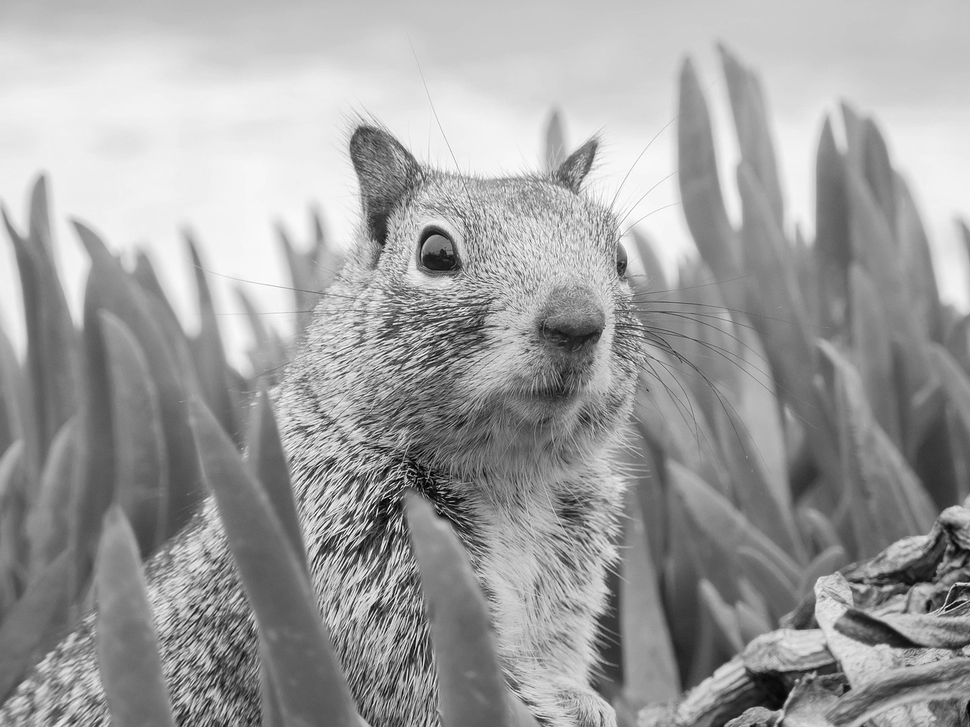
#> input picture LV5/example_grayscale.png, 970 x 727 px, shrunk from 1280 x 960 before the run
$ python zad4.py
#> lines starting #> are read from the running program, lines starting #| are printed output that depends on the picture
# Primijenite scikit-learn kmeans metodu za kvantizaciju boje na slici. Proučite kod 5.2. iz priloga vježbe te ga primijenite
# za kvantizaciju boje na slici example_grayscale.png koja dolazi kao prilog ovoj vježbi. Mijenjajte broj klastera.
# Što primjećujete? Izračunajte kolika se kompresija ove slike može postići ako se koristi 10 klastera.
# Pomoću sljedećeg koda možete učitati sliku:
#
# import matplotlib.image as mpimg
#
# imageNew = mpimg.imread('example_grayscale.png')

import scipy as sp
from sklearn import cluster, datasets
import numpy as np
import matplotlib.pyplot as plt
import matplotlib.image as mpimg


face = mpimg.imread('example_grayscale.png')
#> face is the input picture: shape (727, 970) float32; min 0, max 1, mean 0.624

X = face.reshape((-1, 1)) # We need an (n_sample, n_feature) array
k_means = cluster.KMeans(n_clusters=5,n_init=1)
k_means.fit(X)
values = k_means.cluster_centers_.squeeze()
labels = k_means.labels_
face_compressed = np.choose(labels, values)
face_compressed.shape = face.shape

plt.figure(1)
plt.imshow(face,  cmap='gray')
plt.show()

plt.figure(2)
plt.imshow(face_compressed,  cmap='gray')
plt.show()
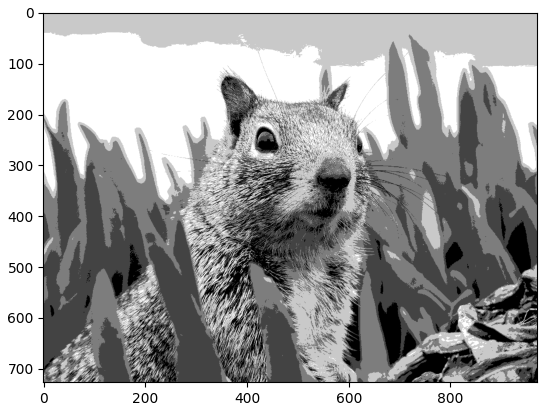
#> figure drawn by matplotlib, 1 panel
